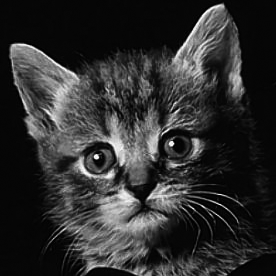
#> input picture 06_Haze_Removal/src/images/img_smoothing/cat.bmp, 276 x 276 px
$ python guided_filter.py   (Python 2 division)   (older library calls are emulated)
#> lines starting #> are read from the running program, lines starting #| are printed output that depends on the picture
#> in main, im is the input picture: PIL image 276x276 L; min 0, max 255, mean 46.9
#> (printed output is left out)
#!/usr/bin/env python
# -*- coding:utf-8 -*-
import numpy as np
from PIL import Image


def box_filter(img, ksize, func):

#> called with ksize = 17
    rows, cols = img.shape
#> rows = 276; cols = 276
    # pad the image using zero-padding
    img_pad = np.zeros((rows + ksize, cols + ksize), dtype=np.float)
    half_ksize = ksize / 2
    img_pad[half_ksize:rows + half_ksize, half_ksize:cols + half_ksize] = img

    result = np.zeros_like(img)
    for row in xrange(rows):
        for col in xrange(cols):
            result[row][col] = func(img_pad[row:row + ksize, col:col + ksize])

    return result


def single_channel_gfilter(img, guide_img, radius, epsilon):

    ksize = 2 * radius + 1
    # p mean
    mean_img = box_filter(img, ksize, np.mean)
    # I mean and I variance
    mean_gimg = box_filter(guide_img, ksize, np.mean)
    var_gimg = box_filter(guide_img, ksize, np.var)
#> call 3 of box_filter, with ksize = 17
#> after the loop in box_filter (call 3), `for row in xrange(rows):`:
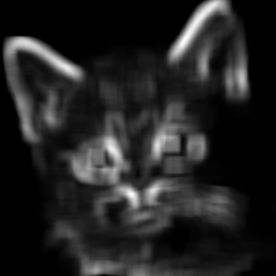
#> result: shape (276, 276) float64; min 0.121, max 7697.7, mean 1042.3; drawn with min black and max white
    # mean Ip
    mean_ip = box_filter(guide_img * img, ksize, np.mean)
#> call 4 of box_filter, with ksize = 17
#> after the loop in box_filter (call 4), `for row in xrange(rows):`:
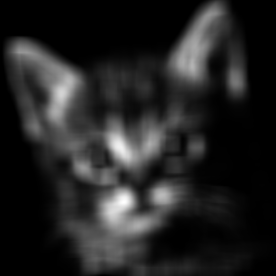
#> result: shape (276, 276) float64; min 8.95, max 34996.6, mean 4961.3; drawn with min black and max white
    # a and b
    a = (mean_ip - mean_gimg * mean_img) / (var_gimg + epsilon)  # Equation (5) in paper
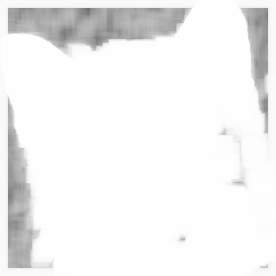
#> a: shape (276, 276) float64; min 0.43, max 1, mean 0.95
    b = mean_img - a * mean_gimg  # Equation (6) in paper
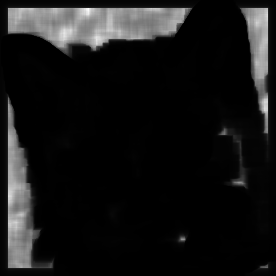
#> b: shape (276, 276) float64; min 0.00107, max 3.37, mean 0.301; drawn with min black and max white
    # a bar and b bar
    mean_a = box_filter(a, ksize, np.mean)
#> after the loop in box_filter (call 5), `for row in xrange(rows):`:
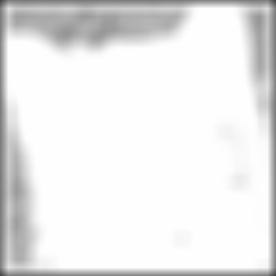
#> result: shape (276, 276) float64; min 0.273, max 1, mean 0.92
    mean_b = box_filter(b, ksize, np.mean)
#> in box_filter (call 6), `img_pad[half_ksize:rows + half_ksize, half_ksize:cols + half_ksize] = ..`:
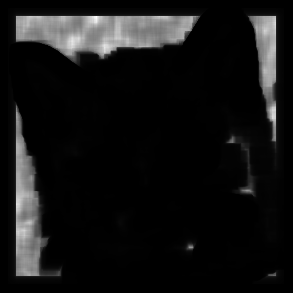
#> img_pad: shape (293, 293) float64; min 0, max 3.37, mean 0.267; drawn with min black and max white
#> after the loop in box_filter (call 6), `for row in xrange(rows):`:
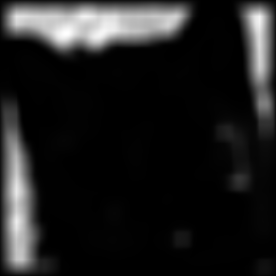
#> result: shape (276, 276) float64; min 0.000819, max 2.45, mean 0.299; drawn with min black and max white
    # get the result img
    result_img = mean_a * guide_img + mean_b  # Equation (7) in paper

    return result_img

def main():
    img_filename = 'images/img_smoothing/cat.bmp'
    im = Image.open(img_filename).convert('L')
    img = np.array(im).astype(np.float)
    print img
    output_img = single_channel_gfilter(img, img, 8, 0.4**2)
    output_img = np.clip(output_img, 0, 255).astype(np.uint8)

    output_img = Image.fromarray(output_img, 'L')
    output_img.show()


if __name__ == "__main__":
    main()

$ run again, with 06_Haze_Removal/src/images/img_smoothing/beauty_with_freckle.bmp copied over 06_Haze_Removal/src/images/img_smoothing/cat.bmp
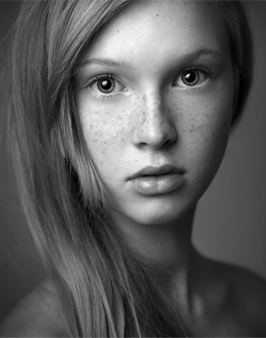
#> input picture 06_Haze_Removal/src/images/img_smoothing/beauty_with_freckle.bmp, 266 x 338 px
#> in main, im is the input picture: PIL image 266x338 L; min 0, max 247, mean 88.8
#> (printed output is left out)
#> after the loop in box_filter (call 6), `for row in xrange(rows):`:
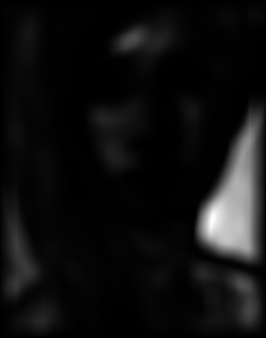
#> result: shape (338, 266) float64; min 0.00252, max 4.48, mean 0.29; drawn with min black and max white
#> in single_channel_gfilter, `result_img = mean_a * guide_img + mean_b`:
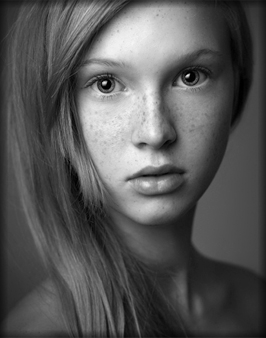
#> result_img: shape (338, 266) float64; min 0.00474, max 247, mean 86.9
